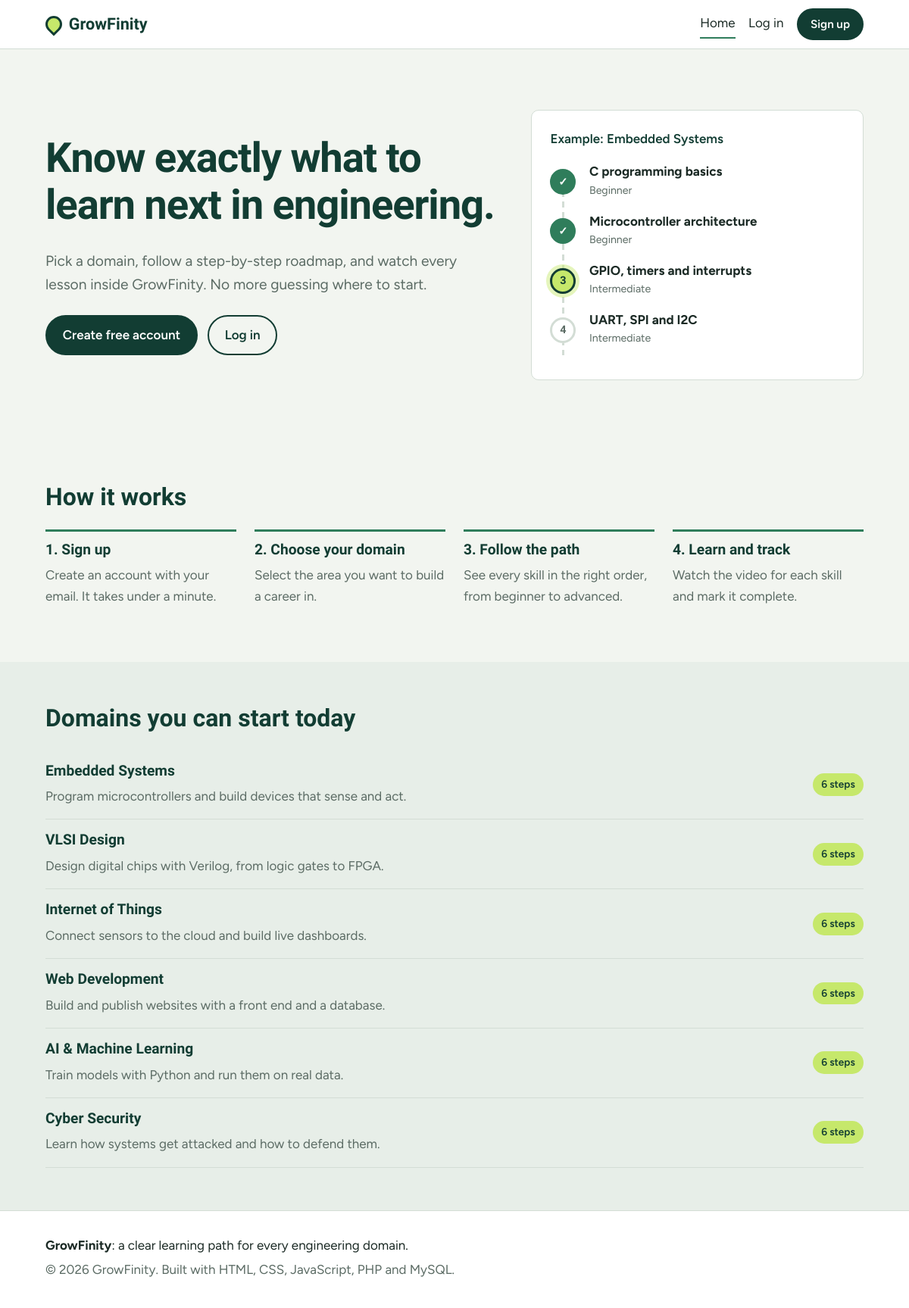
The page / on the database its author committed.
### tables this page shows
CREATE TABLE domains (
  id          INT UNSIGNED AUTO_INCREMENT PRIMARY KEY,
  name        VARCHAR(80)  NOT NULL,
  summary     VARCHAR(255) NOT NULL,
  sort_order  INT NOT NULL DEFAULT 0
);

### init.php (called while the page is built, shortened)
<?php
function e($value) {
    return htmlspecialchars((string)$value, ENT_QUOTES, 'UTF-8');
}
function is_logged_in() {
    return !empty($_SESSION['user_id']);
}

### index.php (the view, shortened to what this page needs)
<?php
require_once 'includes/init.php';
$domains = $pdo->query(
    'SELECT d.id, d.name, d.summary, COUNT(s.id) AS total
       FROM domains d LEFT JOIN roadmap_steps s ON s.domain_id = d.id
      GROUP BY d.id ORDER BY d.sort_order'
)->fetchAll();
require 'includes/header.php';
?>
<section class="hero">
  <div class="wrap hero-grid">
    <div>
      <h1>Know exactly what to learn next in engineering.</h1>
      <p class="lead">Pick a domain, follow a step-by-step roadmap, and watch every lesson inside GrowFinity. No more guessing where to start.</p>
      <div class="actions">
        <?php if (is_logged_in()): ?>
          <a class="btn" href="dashboard.php">Go to my domains</a>
        <?php else: ?>
          <a class="btn" href="signup.php">Create free account</a>
          <a class="btn btn-ghost" href="login.php">Log in</a>
        <?php endif; ?>
      </div>
    </div>
    <aside class="sample" aria-label="Example roadmap">
      <p class="sample-title">Example: Embedded Systems</p>
      <ol class="trail trail-mini">
        <li class="node done"><span class="dot">&#10003;</span><div><strong>C programming basics</strong><small>Beginner</small></div></li>
        <li class="node done"><span class="dot">&#10003;</span><div><strong>Microcontroller architecture</strong><small>Beginner</small></div></li>
        <li class="node current"><span class="dot">3</span><div><strong>GPIO, timers and interrupts</strong><small>Intermediate</small></div></li>
        <li class="node"><span class="dot">4</span><div><strong>UART, SPI and I2C</strong><small>Intermediate</small></div></li>
      </ol>
    </aside>
  </div>
</section>
<section class="section">
  <div class="wrap">
    <h2>How it works</h2>
    <div class="steps-row">
      <div><h3>1. Sign up</h3><p>Create an account with your email. It takes under a minute.</p></div>
      <div><h3>2. Choose your domain</h3><p>Select the area you want to build a career in.</p></div>
      <div><h3>3. Follow the path</h3><p>See every skill in the right order, from beginner to advanced.</p></div>
      <div><h3>4. Learn and track</h3><p>Watch the video for each skill and mark it complete.</p></div>
    </div>
  </div>
</section>
<section class="section section-tint">
  <div class="wrap">
    <h2>Domains you can start today</h2>
    <ul class="domain-list">
      <?php foreach ($domains as $d): ?>
        <li>
          <div>
            <h3><?= e($d['name']) ?></h3>
            <p><?= e($d['summary']) ?></p>
          </div>
          <span class="chip"><?= (int)$d['total'] ?> steps</span>
        </li>
      <?php endforeach; ?>
    </ul>
  </div>
</section>
<?php require 'includes/footer.php'; ?>

### header.php (shortened to what this page needs)
<?php
$current   = basename($_SERVER['SCRIPT_NAME']);
?>
<!DOCTYPE html>
<html lang="en">
<head>
  <link rel="stylesheet" href="assets/css/style.css">
</head>
<body>
<header class="site-header">
  <div class="wrap bar">
    <a class="brand" href="index.php"><span class="brand-mark" aria-hidden="true"></span>GrowFinity</a>
    <nav id="main-nav" class="nav">
      <a href="index.php" <?= $current === 'index.php' ? 'aria-current="page"' : '' ?>>Home</a>
      <?php if (is_logged_in()): ?>
        <a href="dashboard.php" <?= $current === 'dashboard.php' ? 'aria-current="page"' : '' ?>>My domains</a>
        <span class="nav-user">Hi, <?= e($_SESSION['user_name']) ?></span>
        <a class="btn btn-small btn-ghost" href="logout.php">Log out</a>
      <?php else: ?>
        <a href="login.php" <?= $current === 'login.php' ? 'aria-current="page"' : '' ?>>Log in</a>
        <a class="btn btn-small" href="signup.php">Sign up</a>
      <?php endif; ?>
    </nav>
  </div>
</header>
<main>

### footer.php (shortened to what this page needs)
</main>
<footer class="site-footer">
  <div class="wrap">
    <p><strong>GrowFinity</strong>: a clear learning path for every engineering domain.</p>
    <p class="muted">&copy; <?= date('Y') ?> GrowFinity. Built with HTML, CSS, JavaScript, PHP and MySQL.</p>
  </div>
</footer>
</body>
</html>

### rows shown on the page
domains: name "Embedded Systems", summary "Program microcontrollers and build devices that sense and act.", total "6"
domains: name "VLSI Design", summary "Design digital chips with Verilog, from logic gates to FPGA.", total "6"
domains: name "Internet of Things", summary "Connect sensors to the cloud and build live dashboards.", total "6"
domains: name "Web Development", summary "Build and publish websites with a front end and a database.", total "6"
domains: name "AI & Machine Learning", summary "Train models with Python and run them on real data.", total "6"
domains: name "Cyber Security", summary "Learn how systems get attacked and how to defend them.", total "6"
